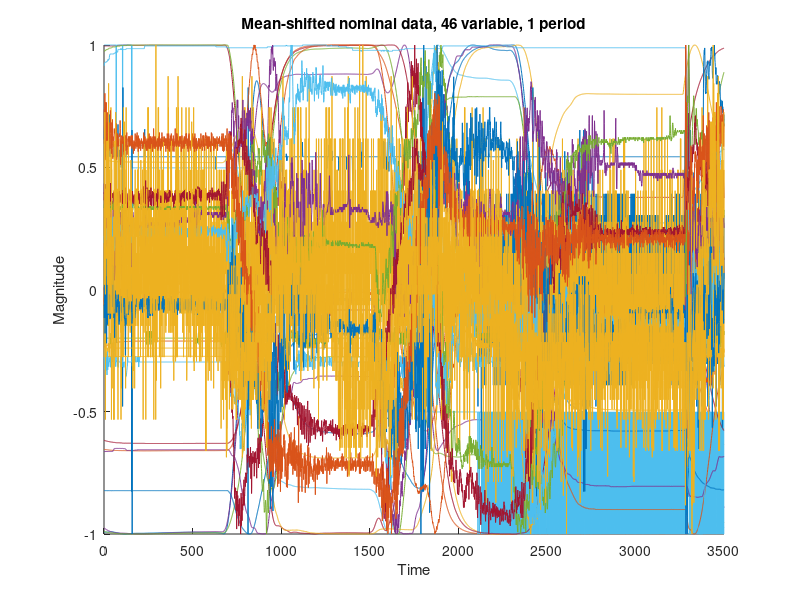

Reproduce this figure in MATLAB.
clc
clear
load('All46.mat')

for i = 1:46
    nom_46(:,i) = 2 * (nom_46(:,i) - min(nom_46(:,i))) / (range(nom_46(:,i))) - 1;
end

period = 1:3500;

var1 = nom_46(:,1);
var2 = nom_46(:,2);
var3 = nom_46(:,3);
var4 = nom_46(:,4);
var5 = nom_46(:,5);
var6 = nom_46(:,6);
var7 = nom_46(:,7);
var8 = nom_46(:,8);
var9 = nom_46(:,9);
var10 = nom_46(:,10);
var11 = nom_46(:,11);
var12 = nom_46(:,12);
var13 = nom_46(:,13);
var14 = nom_46(:,14);
var15 = nom_46(:,15);
var16 = nom_46(:,16);
var17 = nom_46(:,17);
var18 = nom_46(:,18);
var19 = nom_46(:,19);
var20 = nom_46(:,20);
var21 = nom_46(:,21);
var22 = nom_46(:,22);
var23 = nom_46(:,23);
var24 = nom_46(:,24);
var25 = nom_46(:,25);
var26 = nom_46(:,26);
var27 = nom_46(:,27);
var28 = nom_46(:,28);
var29 = nom_46(:,29);
var30 = nom_46(:,30);
var31 = nom_46(:,31);
var32 = nom_46(:,32);
var33 = nom_46(:,33);
var34 = nom_46(:,34);
var35 = nom_46(:,35);
var36 = nom_46(:,36);
var37 = nom_46(:,37);
var38 = nom_46(:,38);
var39 = nom_46(:,39);
var40 = nom_46(:,40);
var41 = nom_46(:,41);
var42 = nom_46(:,42);
var43 = nom_46(:,43);
var44 = nom_46(:,44);
var45 = nom_46(:,45);
var46 = nom_46(:,46);

hold on
plot(period,var1)
plot(period,var2)
plot(period,var3)
plot(period,var4)
plot(period,var5)
plot(period,var6)
plot(period,var7)
plot(period,var8)
plot(period,var9)
plot(period,var10)
plot(period,var11)
plot(period,var12)
plot(period,var13)
plot(period,var14)
plot(period,var15)
plot(period,var16)
plot(period,var17)
plot(period,var18)
plot(period,var19)
plot(period,var20)
plot(period,var21)
plot(period,var22)
plot(period,var23)
plot(period,var24)
plot(period,var25)
plot(period,var26)
plot(period,var27)
plot(period,var28)
plot(period,var29)
plot(period,var30)
plot(period,var31)
plot(period,var32)
plot(period,var33)
plot(period,var34)
plot(period,var35)
plot(period,var36)
plot(period,var37)
plot(period,var38)
plot(period,var39)
plot(period,var40)
plot(period,var41)
plot(period,var42)
plot(period,var43)
plot(period,var44)
plot(period,var45)
plot(period,var46)

title('Mean-shifted nominal data, 46 variable, 1 period')
xlabel('Time')
ylabel('Magnitude')